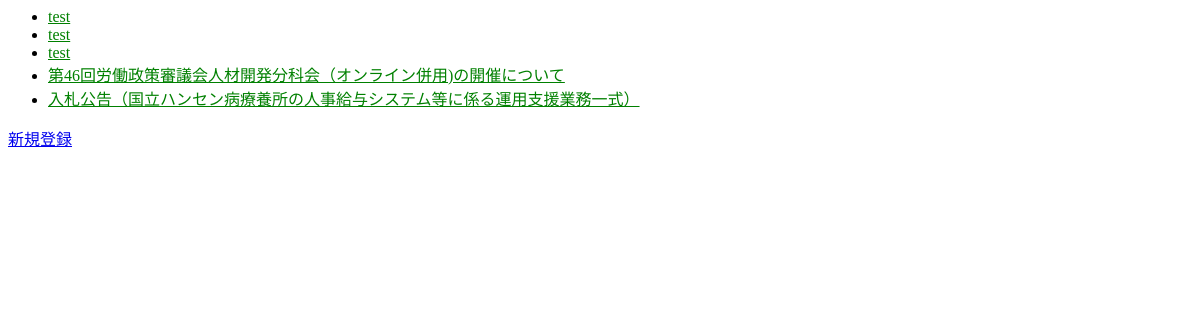
/mhlw_news/, run on an earlier commit of the app's database.
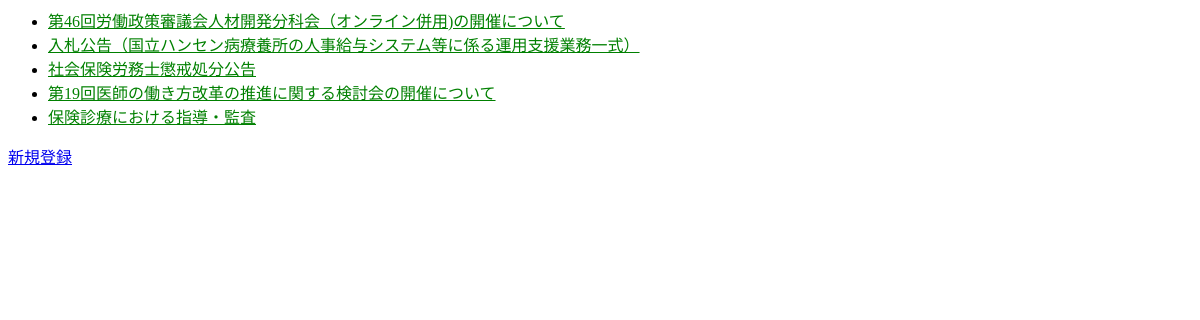
And on a later commit of the database.
### mhlw_news/models.py (models this page shows, shortened)
class News(models.Model):
    title = models.CharField(verbose_name='タイトル', max_length=30)
    field = models.CharField(verbose_name='分野', max_length=20)
    summary = models.CharField(verbose_name='要約', max_length=200)
    pub_date = models.DateTimeField(verbose_name='作成日', default=now)

### mhlw_news/views.py (the view)
# urls.py: path("", views.IndexView.as_view(), name="index"),
class IndexView(generic.ListView):
    template_name = "mhlw_news/index.html"
    context_object_name = "latest_news_list"
    def get_queryset(self):
        return News.objects.filter(pub_date__lte=timezone.now()).order_by("-pub_date")[:5]

### mhlw_news/templates/mhlw_news/index.html
{% load static %}
<link rel="stylesheet" href="{% static 'mhlw_news/style.css' %}">
{% if latest_news_list %}
    <ul>
    {% for news in latest_news_list %}
        <li><a href="{% url 'mhlw_news:detail' news.id %}">{{ news.title }}</a></li>
    {% endfor %}
    </ul>
{% else %}
    <p>記事がありません・・</p>
{% endif %}
<a href="{% url 'mhlw_news:post_news' %}">新規登録</a>

What changed in the data, as far as the page shows it:
removed News: title "test"
removed News: title "test"
removed News: title "test"
now on this page (row unchanged): News: title "社会保険労務士懲戒処分公告"
now on this page (row unchanged): News: title "第19回医師の働き方改革の推進に関する検討会の開催について"
now on this page (row unchanged): News: title "保険診療における指導・監査"
